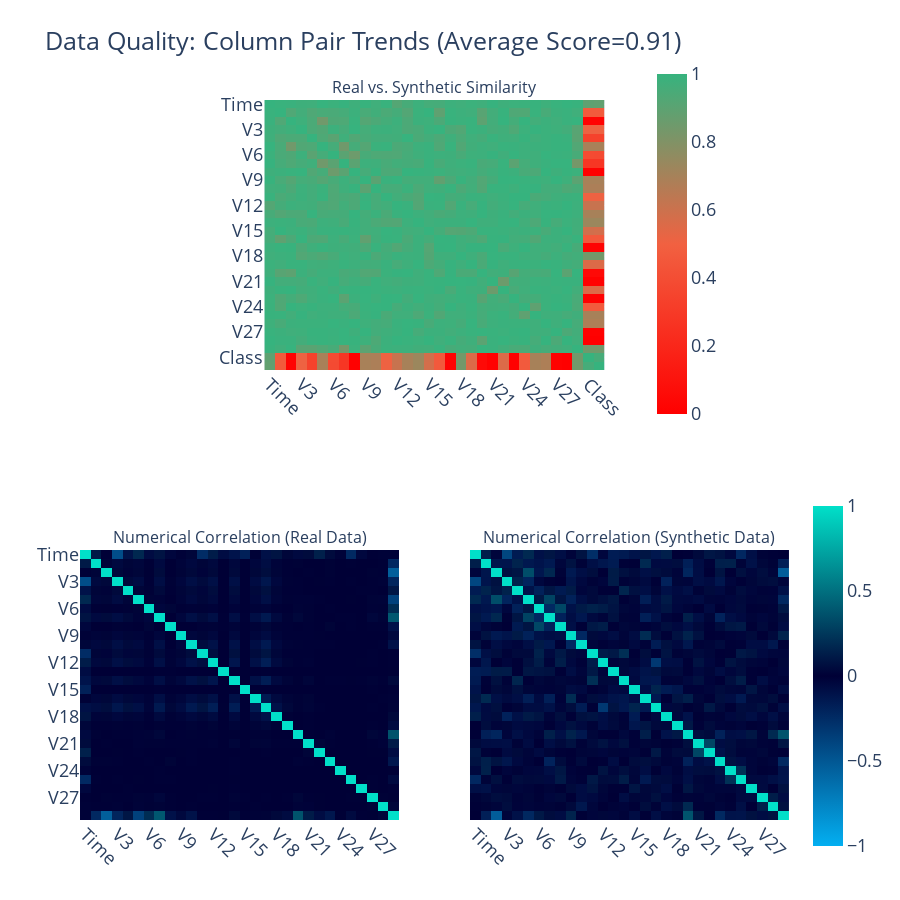

The notebook cell this image was saved under:
### Code cell
# Class 0
gen_quality_Class0 = evaluate_quality(
    real_data=real_df_model_Class0, synthetic_data=fake_df_Class0, metadata=gen_Class0.get_metadata()
)

gen_quality_Class0.get_visualization(property_name="Column Shapes")
gen_quality_Class0.get_visualization(property_name="Column Pair Trends")

### Figure 1 — Plotly figure (JSON) as saved in the notebook; plotly's stock layout.template omitted (floating-point values rounded to 4 significant figures; data arrays with more than 128 entries replaced by an {"elided": "..."} marker saying what was removed)
{"data": [{"coloraxis": "coloraxis", "hovertemplate": "<b>Column Pair</b><br>(%{x},%{y})<br><br>Similarity: %{z}<extra></extra>", "type": "heatmap", "x": ["Time", "V1", "V2", "V3", "V4", "V5", "V6", "V7", "V8", "V9", "V10", "V11", "V12", "V13", "V14", "V15", "V16", "V17", "V18", "V19", "V20", "V21", "V22", "V23", "V24", "V25", "V26", "V27", "V28", "Amount", "Class", "rand10"], "xaxis": "x", "y": ["Time", "V1", "V2", "V3", "V4", "V5", "V6", "V7", "V8", "V9", "V10", "V11", "V12", "V13", "V14", "V15", "V16", "V17", "V18", "V19", "V20", "V21", "V22", "V23", "V24", "V25", "V26", "V27", "V28", "Amount", "Class", "rand10"], "yaxis": "y", "z": {"elided": "32x32 float values"}}, {"coloraxis": "coloraxis2", "customdata": {"elided": "30x30 float values"}, "hovertemplate": "<b>Correlation</b><br>(%{x},%{y})<br><br>Synthetic: %{z}<br>(vs. Real: %{customdata})<extra></extra>", "type": "heatmap", "x": ["Time", "V1", "V2", "V3", "V4", "V5", "V6", "V7", "V8", "V9", "V10", "V11", "V12", "V13", "V14", "V15", "V16", "V17", "V18", "V19", "V20", "V21", "V22", "V23", "V24", "V25", "V26", "V27", "V28", "Amount"], "xaxis": "x2", "y": ["Time", "V1", "V2", "V3", "V4", "V5", "V6", "V7", "V8", "V9", "V10", "V11", "V12", "V13", "V14", "V15", "V16", "V17", "V18", "V19", "V20", "V21", "V22", "V23", "V24", "V25", "V26", "V27", "V28", "Amount"], "yaxis": "y2", "z": {"elided": "30x30 float values"}}, {"coloraxis": "coloraxis2", "customdata": {"elided": "30x30 float values"}, "hovertemplate": "<b>Correlation</b><br>(%{x},%{y})<br><br>Synthetic: %{z}<br>(vs. Real: %{customdata})<extra></extra>", "type": "heatmap", "x": ["Time", "V1", "V2", "V3", "V4", "V5", "V6", "V7", "V8", "V9", "V10", "V11", "V12", "V13", "V14", "V15", "V16", "V17", "V18", "V19", "V20", "V21", "V22", "V23", "V24", "V25", "V26", "V27", "V28", "Amount"], "xaxis": "x3", "y": ["Time", "V1", "V2", "V3", "V4", "V5", "V6", "V7", "V8", "V9", "V10", "V11", "V12", "V13", "V14", "V15", "V16", "V17", "V18", "V19", "V20", "V21", "V22", "V23", "V24", "V25", "V26", "V27", "V28", "Amount"], "yaxis": "y3", "z": {"elided": "30x30 float values"}}], "layout": {"annotations": [{"font": {"size": 16}, "showarrow": false, "text": "Real vs. Synthetic Similarity", "x": 0.5, "xanchor": "center", "xref": "paper", "y": 1, "yanchor": "bottom", "yref": "paper"}, {"font": {"size": 16}, "showarrow": false, "text": "Numerical Correlation (Real Data)", "x": 0.225, "xanchor": "center", "xref": "paper", "y": 0.375, "yanchor": "bottom", "yref": "paper"}, {"font": {"size": 16}, "showarrow": false, "text": "Numerical Correlation (Synthetic Data)", "x": 0.775, "xanchor": "center", "xref": "paper", "y": 0.375, "yanchor": "bottom", "yref": "paper"}], "coloraxis": {"cmax": 1, "cmin": 0, "colorbar": {"len": 0.5, "x": 0.8, "y": 0.8}, "colorscale": [[0, "#FF0000"], [0.5, "#F16141"], [1, "#36B37E"]]}, "coloraxis2": {"cmax": 1, "cmin": -1, "colorbar": {"len": 0.5, "y": 0.2}, "colorscale": [[0, "#03AFF1"], [0.5, "#000036"], [1, "#01E0C9"]]}, "font": {"size": 18}, "height": 900, "title": {"text": "Data Quality: Column Pair Trends (Average Score=0.91)"}, "width": 900, "xaxis": {"anchor": "y", "domain": [0.26, 0.74], "tickangle": 45}, "xaxis2": {"anchor": "y2", "domain": [0, 0.45], "tickangle": 45}, "xaxis3": {"anchor": "y3", "domain": [0.55, 1], "matches": "x2", "tickangle": 45}, "yaxis": {"anchor": "x", "autorange": "reversed", "domain": [0.625, 1]}, "yaxis2": {"anchor": "x2", "autorange": "reversed", "domain": [0, 0.375]}, "yaxis3": {"anchor": "x3", "autorange": "reversed", "domain": [0, 0.375], "matches": "y2", "visible": false}}}
